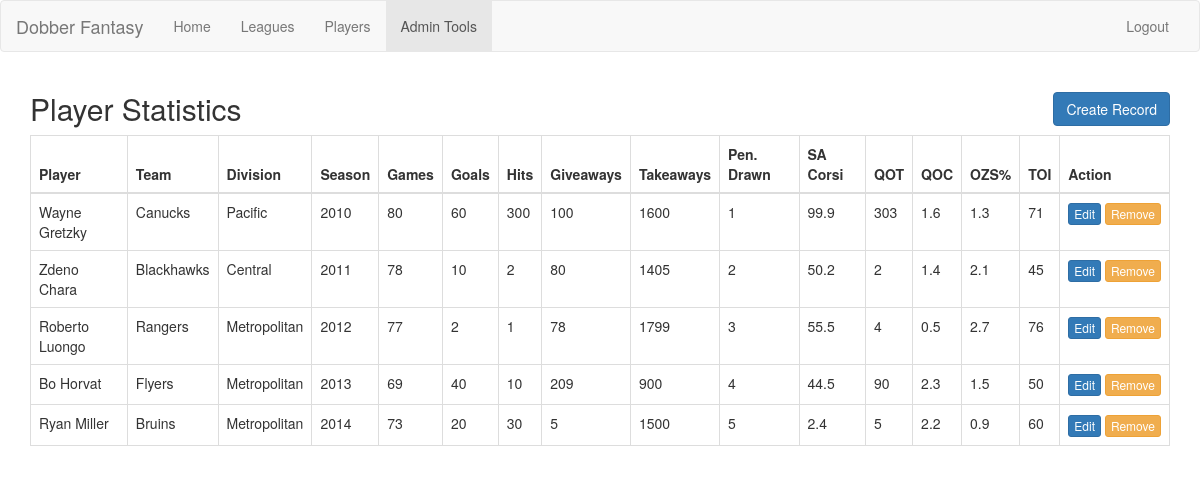
The page /web/viewSeasonStats.php (signed in) on the database its author committed.
### tables this page shows
CREATE TABLE players (
 playerID int AUTO_INCREMENT,
 name varchar(30),
 hometown varchar(30),
 height int,
 weight int,
 dob date,
 PRIMARY KEY (playerID)
);

CREATE TABLE nhl_teams (
 teamName varchar(30),
 city varchar(30),
 divisionID int,
 PRIMARY KEY (teamName),
 FOREIGN KEY (divisionID) REFERENCES nhl_divisions(divisionID)
);

CREATE TABLE nhl_divisions (
 divisionName varchar(30),
 divisionID int AUTO_INCREMENT,
 PRIMARY KEY(divisionID)
);

CREATE TABLE plays_for(
 playerID int,
 teamName varchar(30),
 gamesPlayed int,
 goals int,
 hits int,
 giveaways int,
 takeaways int,
 penalties_drawn int,
 sacorsi real,
 qot real,
 qoc real,
 ozs real,
 toi int,
 season varchar(30),
 PRIMARY KEY (playerID, teamName, season),
 FOREIGN KEY (playerID) REFERENCES players(playerID) ON DELETE CASCADE,
 FOREIGN KEY (teamName) REFERENCES nhl_teams(teamName) ON DELETE CASCADE,
 FOREIGN KEY (season) REFERENCES seasons(season) ON DELETE CASCADE
);

### library/playerRecord.php (called while the page is built, shortened)
<?php
class playerRecord {
    function __construct($playerRecord) {
        $this->playerID=$playerRecord["playerID"];
		$this->player = $playerRecord["name"];
		$this->team = $playerRecord["teamName"];
		$this->division = $playerRecord["divisionName"];
		$this->season = $playerRecord["season"];
		$this->gamesPlayed = $playerRecord["gamesPlayed"];
		$this->goals = $playerRecord["goals"];
		$this->hits = $playerRecord["hits"];
		$this->giveaways = $playerRecord["giveaways"];
		$this->takeaways = $playerRecord["takeaways"];
		$this->penalties_drawn = $playerRecord["penalties_drawn"];
		$this->sacorsi = $playerRecord["sacorsi"];
		$this->qot = $playerRecord["qot"];
		$this->qoc = $playerRecord["qoc"];
		$this->ozs = $playerRecord["ozs"];
		$this->toi = $playerRecord["toi"];
	}
	static function getAllRecords() {
		$con = conn::getDB();
		$query = "SELECT * FROM players JOIN (plays_for JOIN "
			. "(nhl_teams NATURAL JOIN nhl_divisions) ON "
			. "plays_for.teamName=nhl_teams.teamName) ON players.playerID=plays_for.playerID";
		$playerRecords = mysqli_query($con, $query);
		$toReturn = [];
		foreach ($playerRecords as $pr) {
			array_push($toReturn, new playerRecord($pr));
		}
		return $toReturn;
	}
}

### web/viewSeasonStats.php (the view, shortened to what this page needs)
<!DOCTYPE html>
<html>
	<?php
	require_once('../library/playerRecord.php');
	?>
	<head>
		<link rel="stylesheet" type="text/css" href="bootstrap/css/bootstrap.min.css">
		<link rel="stylesheet" type="text/css" href="createButton.css">
	</head>
	<body>
		<nav class="navbar navbar-default">
			<div class="container-fluid">
				<div class="navbar-header">
					<a class="navbar-brand">Dobber Fantasy</a>
				</div>
				<div id="navbar" class="navbar-collapse collapse">
					<ul class="nav navbar-nav">
						<li><a href="main.php">Home</a></li>
						<li><a href="viewLeagues.php">Leagues</a></li>
			<li><a href="viewPlayers.php">Players</a></li>
						<li class="active"><a href="admin.php">Admin Tools</a></li>
					</ul>
					<ul class="nav navbar-nav navbar-right">
						<li><a href="logout.php">Logout</a></li>
					</ul>
				</div>
			</div>
		</nav>
		<div class="container">
			<h2>Player Statistics<a data-toggle="modal" data-target="#createModal" id="createButton" class="btn btn-primary">Create Record</a></h2>
			<table class="table table-bordered">
				<thead>
				<th>Player</th>
				<th>Team</th>
				<th>Division</th>
				<th>Season</th>
				<th>Games</th>
				<th>Goals</th>
				<th>Hits</th>
				<th>Giveaways</th>
				<th>Takeaways</th>
				<th>Pen. Drawn</th>
				<th>SA Corsi</th>
				<th>QOT</th>
				<th>QOC</th>
				<th>OZS%</th>
				<th>TOI</th>
				<th>Action</th>
				</thead>
				<?php
				foreach (playerRecord::getAllRecords() as $pr) {
					echo "<tr>"
					. "<td>" . $pr->player . "</td>"
					. "<td>" . $pr->team . "</td>"
					. "<td>" . $pr->division . "</td>"
					. "<td>" . $pr->season . "</td>"
					. "<td>" . $pr->gamesPlayed . "</td>"
					. "<td>" . $pr->goals . "</td>"
					. "<td>" . $pr->hits . "</td>"
					. "<td>" . $pr->giveaways . "</td>"
					. "<td>" . $pr->takeaways . "</td>"
					. "<td>" . $pr->penalties_drawn . "</td>"
					. "<td>" . $pr->sacorsi . "</td>"
					. "<td>" . $pr->qot . "</td>"
					. "<td>" . $pr->qoc . "</td>"
					. "<td>" . $pr->ozs . "</td>"
					. "<td>" . $pr->toi . "</td>"
					. "<td nowrap><a data-toggle=\"modal\" data-target=\"#editModal\""
					. " data-pid=\"" . $pr->playerID . "\""
					. " data-gp=\"" . $pr->gamesPlayed . "\""
					. " data-goals=\"" . $pr->goals . "\""
					. " data-hits=\"" . $pr->hits . "\""
					. " data-ga=\"" . $pr->giveaways . "\""
					. " data-ta=\"" . $pr->takeaways . "\""
					. " data-pd=\"" . $pr->penalties_drawn . "\""
					. " data-sac=\"" . $pr->sacorsi . "\""
					. " data-qot=\"" . $pr->qot . "\""
					. " data-qoc=\"" . $pr->qoc . "\""
					. " data-ozs=\"" . $pr->ozs . "\""
					. " data-toi=\"" . $pr->toi . "\""
					. " data-player=\"" . $pr->player . "\""
					. " data-team=\"" . $pr->team . "\""
					. " data-season=\"" . $pr->season . "\""
					. " id=\"editPFButton\" class=\"editPlaysFor btn "
					. "btn-primary btn-xs\">Edit</a>"
					. " <a href=\"../controllers/deletePlaysFor.php?"
					. "playerID=" . $pr->playerID
					. "&team=" . $pr->team
					. "&season=" . $pr->season
					. "\" id=\"removePFButton\" class=\"btn "
					. "btn-primary btn-xs btn-warning\">Remove</a></td></td>"
					. "</tr>";
				}
				?>
			</table>
		</div>
	</body>
</html>

### web/createButton.css (style rules this page uses)
#createButton { float: right; }

### rows shown on the page
players: name "Wayne Gretzky", nhl_teams.teamName "Canucks", nhl_divisions.divisionName "Pacific", plays_for.season "2010", plays_for.gamesPlayed "80", plays_for.goals "60", plays_for.hits "300", plays_for.giveaways "100", plays_for.takeaways "1600", plays_for.penalties_drawn "1", plays_for.sacorsi "99.9", plays_for.qot "303", plays_for.qoc "1.6", plays_for.ozs "1.3", plays_for.toi "71"
players: name "Zdeno Chara", nhl_teams.teamName "Blackhawks", nhl_divisions.divisionName "Central", plays_for.season "2011", plays_for.gamesPlayed "78", plays_for.goals "10", plays_for.hits "2", plays_for.giveaways "80", plays_for.takeaways "1405", plays_for.penalties_drawn "2", plays_for.sacorsi "50.2", plays_for.qot "2", plays_for.qoc "1.4", plays_for.ozs "2.1", plays_for.toi "45"
players: name "Roberto Luongo", nhl_teams.teamName "Rangers", nhl_divisions.divisionName "Metropolitan", plays_for.season "2012", plays_for.gamesPlayed "77", plays_for.goals "2", plays_for.hits "1", plays_for.giveaways "78", plays_for.takeaways "1799", plays_for.penalties_drawn "3", plays_for.sacorsi "55.5", plays_for.qot "4", plays_for.qoc "0.5", plays_for.ozs "2.7", plays_for.toi "76"
players: name "Bo Horvat", nhl_teams.teamName "Flyers", nhl_divisions.divisionName "Metropolitan", plays_for.season "2013", plays_for.gamesPlayed "69", plays_for.goals "40", plays_for.hits "10", plays_for.giveaways "209", plays_for.takeaways "900", plays_for.penalties_drawn "4", plays_for.sacorsi "44.5", plays_for.qot "90", plays_for.qoc "2.3", plays_for.ozs "1.5", plays_for.toi "50"
players: name "Ryan Miller", nhl_teams.teamName "Bruins", nhl_divisions.divisionName "Metropolitan", plays_for.season "2014", plays_for.gamesPlayed "73", plays_for.goals "20", plays_for.hits "30", plays_for.giveaways "5", plays_for.takeaways "1500", plays_for.penalties_drawn "5", plays_for.sacorsi "2.4", plays_for.qot "5", plays_for.qoc "2.2", plays_for.ozs "0.9", plays_for.toi "60"
